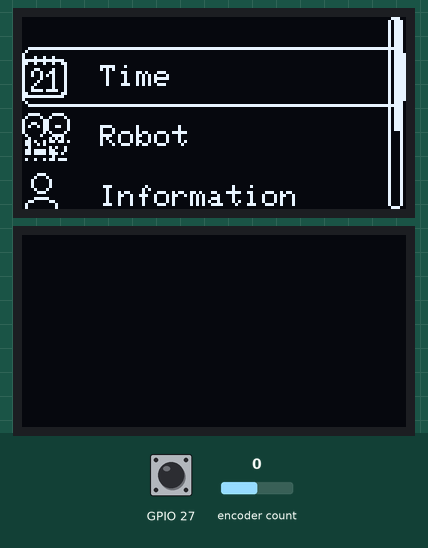
A program run on a simulated ESP32. On the bench: 2 × 128×64 one-colour display. Inputs (shaded band) come from the test bench; at power-on: encoder count 0, GPIO 27 HIGH. WiFi joins after 1.5 s; servers stay silent unless stated; the local clock reads 2024-03-15 10:24:30 at power-on unless the program sets it; what the program prints to the serial monitor is not drawn.

Above: at 4.3 s.
4.4 s: encoder count set to 1
At 5.5 s:
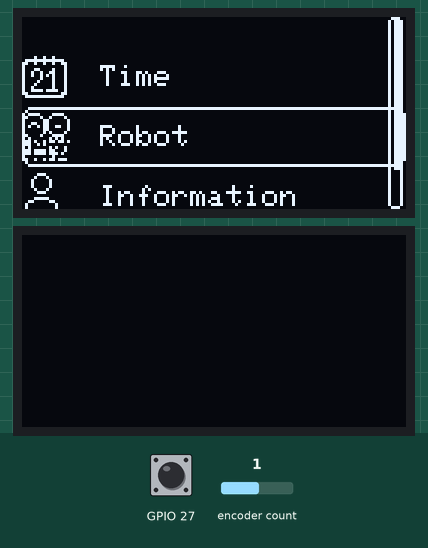
5.9 s: GPIO 27 pulled LOW for 0.15 s
At 7.2 s:
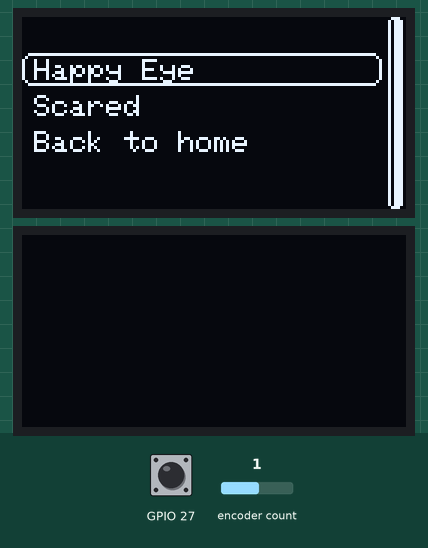
7.5 s: GPIO 27 pulled LOW for 1 s
At 8.9 s:
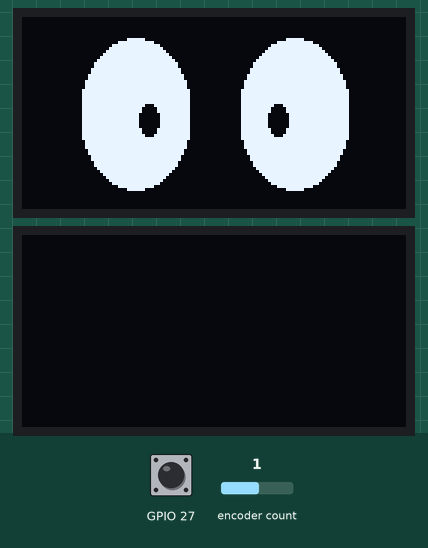
11.5 s: GPIO 27 pulled LOW for 0.15 s
At 12.3 s:
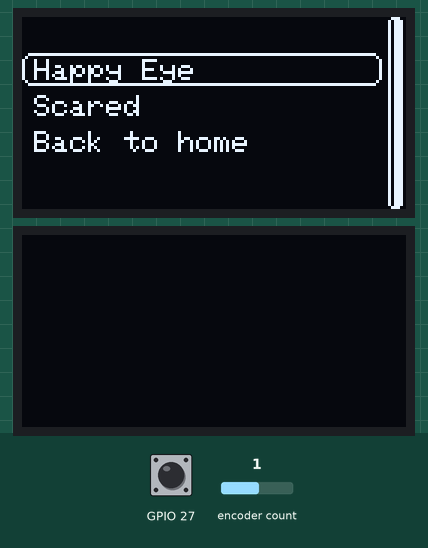
13.1 s: encoder count set to 0
At 13.7 s:
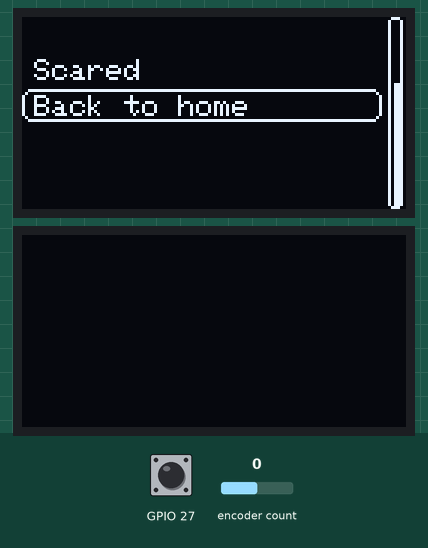
14.6 s: encoder count set to 4
At 15.9 s:
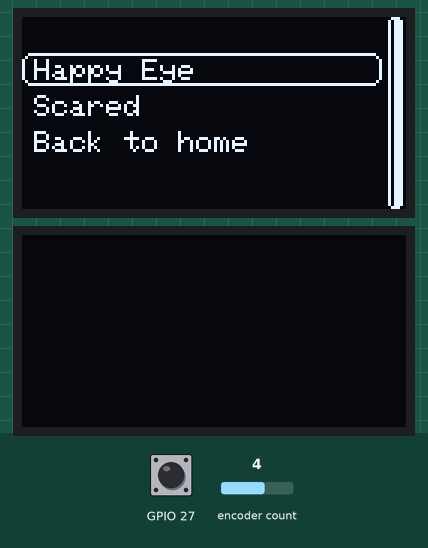
Timing chart, 0 to 17.1 s (numbered marks = the images above; inputs shaded):
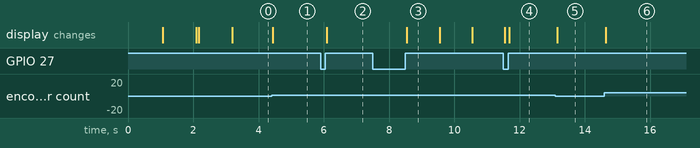

The program:

main.cpp
```cpp
#include <Adafruit_SSD1306.h>
#include "Menu.h"
#include <U8g2lib.h>
//_____________________INCLUDE NTP SERVER__________________
#define NTP_SERVER     "pool.ntp.org"
#define UTC_OFFSET     25200  // 7 hours * 3600 seconds = 25200 seconds
#define UTC_OFFSET_DST 0      // No daylight saving time in Vietnam
#include <WiFi.h>

const int SCREEN_WIDTH = 128;
const int SCREEN_HEIGHT = 64;
const int OLED_RESET = -1;
#define SCREEN_ADDRESS 0x3C ///< See datasheet for Address; 0x3D for 128x64, 0x3C for 128x32
U8G2_SSD1306_128X64_NONAME_F_HW_I2C u8g2(U8G2_R0, /* reset=*/ U8X8_PIN_NONE); // initialization for t

static const unsigned char PROGMEM image_data_EYES_FRONTarray[] = {
  // ARRAY for 2nd Array EYES_FRONT
  0x00, 0x00, 0x00, 0x00, 0x00, 0x00, 0x00, 0x00, 0x00, 0x00, 0x00, 0x00, 0x00, 0x00, 0x00, 0x00,
  0x00, 0x00, 0x00, 0x00, 0x00, 0x00, 0x00, 0x00, 0x00, 0x00, 0x00, 0x00, 0x00, 0x00, 0x00, 0x00,
  0x00, 0x00, 0x00, 0x00, 0x00, 0x00, 0x00, 0x00, 0x00, 0x00, 0x00, 0x00, 0x00, 0x00, 0x00, 0x00,
  0x00, 0x00, 0x00, 0x00, 0x00, 0x00, 0x00, 0x00, 0x00, 0x00, 0x00, 0x00, 0x00, 0x00, 0x00, 0x00,
  0x00, 0x00, 0x00, 0x00, 0x00, 0x00, 0x00, 0x00, 0x00, 0x00, 0x00, 0x00, 0x00, 0x00, 0x00, 0x00,
  0x00, 0x00, 0x00, 0x00, 0x00, 0x00, 0x00, 0x00, 0x00, 0x00, 0x00, 0x00, 0x00, 0x00, 0x00, 0x00,
  0x00, 0x00, 0x00, 0x00, 0x00, 0x00, 0x00, 0x00, 0x00, 0x00, 0x00, 0x00, 0x00, 0x00, 0x00, 0x00,
  0x00, 0x00, 0x00, 0x00, 0x1f, 0x80, 0x00, 0x00, 0x00, 0x00, 0x00, 0xfc, 0x00, 0x00, 0x00, 0x00,
  0x00, 0x00, 0x00, 0x00, 0xff, 0xf0, 0x00, 0x00, 0x00, 0x00, 0x07, 0xff, 0x80, 0x00, 0x00, 0x00,
  0x00, 0x00, 0x00, 0x03, 0xff, 0xfc, 0x00, 0x00, 0x00, 0x00, 0x1f, 0xff, 0xe0, 0x00, 0x00, 0x00,
  0x00, 0x00, 0x00, 0x07, 0xff, 0xfe, 0x00, 0x00, 0x00, 0x00, 0x3f, 0xff, 0xf0, 0x00, 0x00, 0x00,
  0x00, 0x00, 0x00, 0x0f, 0xff, 0xff, 0x00, 0x00, 0x00, 0x00, 0x7f, 0xff, 0xf8, 0x00, 0x00, 0x00,
  0x00, 0x00, 0x00, 0x1f, 0xff, 0xff, 0x80, 0x00, 0x00, 0x00, 0xff, 0xff, 0xfc, 0x00, 0x00, 0x00,
  0x00, 0x00, 0x00, 0x3f, 0xff, 0xff, 0xc0, 0x00, 0x00, 0x01, 0xff, 0xff, 0xfe, 0x00, 0x00, 0x00,
  0x00, 0x00, 0x00, 0x7f, 0xff, 0xff, 0xe0, 0x00, 0x00, 0x03, 0xff, 0xff, 0xff, 0x00, 0x00, 0x00,
  0x00, 0x00, 0x00, 0xff, 0xff, 0xff, 0xf0, 0x00, 0x00, 0x07, 0xff, 0xff, 0xff, 0x80, 0x00, 0x00,
  0x00, 0x00, 0x00, 0xff, 0xff, 0xff, 0xf0, 0x00, 0x00, 0x07, 0xff, 0xff, 0xff, 0x80, 0x00, 0x00,
  0x00, 0x00, 0x01, 0xff, 0xff, 0xff, 0xf8, 0x00, 0x00, 0x0f, 0xff, 0xff, 0xff, 0xc0, 0x00, 0x00,
  0x00, 0x00, 0x01, 0xff, 0xff, 0xff, 0xf8, 0x00, 0x00, 0x0f, 0xff, 0xff, 0xff, 0xc0, 0x00, 0x00,
  0x00, 0x00, 0x03, 0xff, 0xff, 0xff, 0xfc, 0x00, 0x00, 0x1f, 0xff, 0xff, 0xff, 0xe0, 0x00, 0x00,
  0x00, 0x00, 0x03, 0xff, 0xff, 0xff, 0xfc, 0x00, 0x00, 0x1f, 0xff, 0xff, 0xff, 0xe0, 0x00, 0x00,
  0x00, 0x00, 0x07, 0xff, 0xff, 0xff, 0xfe, 0x00, 0x00, 0x3f, 0xff, 0xff, 0xff, 0xf0, 0x00, 0x00,
  0x00, 0x00, 0x07, 0xff, 0xff, 0xff, 0xfe, 0x00, 0x00, 0x3f, 0xff, 0xff, 0xff, 0xf0, 0x00, 0x00,
  0x00, 0x00, 0x07, 0xff, 0xff, 0xff, 0xfe, 0x00, 0x00, 0x3f, 0xff, 0xff, 0xff, 0xf0, 0x00, 0x00,
  0x00, 0x00, 0x0f, 0xff, 0xff, 0xff, 0xff, 0x00, 0x00, 0x7f, 0xff, 0xff, 0xff, 0xf8, 0x00, 0x00,
  0x00, 0x00, 0x0f, 0xff, 0xff, 0xff, 0xff, 0x00, 0x00, 0x7f, 0xff, 0xff, 0xff, 0xf8, 0x00, 0x00,
  0x00, 0x00, 0x0f, 0xff, 0xff, 0xff, 0xff, 0x00, 0x00, 0x7f, 0xff, 0xff, 0xff, 0xf8, 0x00, 0x00,
  0x00, 0x00, 0x0f, 0xff, 0xff, 0xff, 0xff, 0x00, 0x00, 0x7f, 0xff, 0xff, 0xff, 0xf8, 0x00, 0x00,
  0x00, 0x00, 0x0f, 0xff, 0xff, 0xff, 0xff, 0x00, 0x00, 0x7f, 0xff, 0xff, 0xff, 0xf8, 0x00, 0x00,
  0x00, 0x00, 0x0f, 0xff, 0xff, 0x8f, 0xff, 0x00, 0x00, 0x7f, 0xf1, 0xff, 0xff, 0xf8, 0x00, 0x00,
  0x00, 0x00, 0x0f, 0xff, 0xff, 0x07, 0xff, 0x00, 0x00, 0x7f, 0xe0, 0xff, 0xff, 0xf8, 0x00, 0x00,
  0x00, 0x00, 0x0f, 0xff, 0xff, 0x07, 0xff, 0x00, 0x00, 0x7f, 0xe0, 0xff, 0xff, 0xf8, 0x00, 0x00,
  0x00, 0x00, 0x0f, 0xff, 0xfe, 0x03, 0xff, 0x00, 0x00, 0x7f, 0xc0, 0x7f, 0xff, 0xf8, 0x00, 0x00,
  0x00, 0x00, 0x0f, 0xff, 0xfe, 0x03, 0xff, 0x00, 0x00, 0x7f, 0xc0, 0x7f, 0xff, 0xf8, 0x00, 0x00,
  0x00, 0x00, 0x0f, 0xff, 0xfe, 0x03, 0xff, 0x00, 0x00, 0x7f, 0xc0, 0x7f, 0xff, 0xf8, 0x00, 0x00,
  0x00, 0x00, 0x0f, 0xff, 0xfe, 0x03, 0xff, 0x00, 0x00, 0x7f, 0xc0, 0x7f, 0xff, 0xf8, 0x00, 0x00,
  0x00, 0x00, 0x0f, 0xff, 0xfe, 0x03, 0xff, 0x00, 0x00, 0x7f, 0xc0, 0x7f, 0xff, 0xf8, 0x00, 0x00,
  0x00, 0x00, 0x0f, 0xff, 0xff, 0x07, 0xff, 0x00, 0x00, 0x7f, 0xe0, 0xff, 0xff, 0xf8, 0x00, 0x00,
  0x00, 0x00, 0x0f, 0xff, 0xff, 0x07, 0xff, 0x00, 0x00, 0x7f, 0xe0, 0xff, 0xff, 0xf8, 0x00, 0x00,
  0x00, 0x00, 0x0f, 0xff, 0xff, 0x8f, 0xff, 0x00, 0x00, 0x7f, 0xf1, 0xff, 0xff, 0xf8, 0x00, 0x00,
  0x00, 0x00, 0x0f, 0xff, 0xff, 0xff, 0xff, 0x00, 0x00, 0x7f, 0xff, 0xff, 0xff, 0xf8, 0x00, 0x00,
  0x00, 0x00, 0x07, 0xff, 0xff, 0xff, 0xfe, 0x00, 0x00, 0x3f, 0xff, 0xff, 0xff, 0xf0, 0x00, 0x00,
  0x00, 0x00, 0x07, 0xff, 0xff, 0xff, 0xfe, 0x00, 0x00, 0x3f, 0xff, 0xff, 0xff, 0xf0, 0x00, 0x00,
  0x00, 0x00, 0x07, 0xff, 0xff, 0xff, 0xfe, 0x00, 0x00, 0x3f, 0xff, 0xff, 0xff, 0xf0, 0x00, 0x00,
  0x00, 0x00, 0x03, 0xff, 0xff, 0xff, 0xfc, 0x00, 0x00, 0x1f, 0xff, 0xff, 0xff, 0xe0, 0x00, 0x00,
  0x00, 0x00, 0x03, 0xff, 0xff, 0xff, 0xfc, 0x00, 0x00, 0x1f, 0xff, 0xff, 0xff, 0xe0, 0x00, 0x00,
  0x00, 0x00, 0x01, 0xff, 0xff, 0xff, 0xf8, 0x00, 0x00, 0x0f, 0xff, 0xff, 0xff, 0xc0, 0x00, 0x00,
  0x00, 0x00, 0x01, 0xff, 0xff, 0xff, 0xf8, 0x00, 0x00, 0x0f, 0xff, 0xff, 0xff, 0xc0, 0x00, 0x00,
  0x00, 0x00, 0x00, 0xff, 0xff, 0xff, 0xf0, 0x00, 0x00, 0x07, 0xff, 0xff, 0xff, 0x80, 0x00, 0x00,
  0x00, 0x00, 0x00, 0xff, 0xff, 0xff, 0xf0, 0x00, 0x00, 0x07, 0xff, 0xff, 0xff, 0x80, 0x00, 0x00,
  0x00, 0x00, 0x00, 0x7f, 0xff, 0xff, 0xe0, 0x00, 0x00, 0x03, 0xff, 0xff, 0xff, 0x00, 0x00, 0x00,
  0x00, 0x00, 0x00, 0x3f, 0xff, 0xff, 0xc0, 0x00, 0x00, 0x01, 0xff, 0xff, 0xfe, 0x00, 0x00, 0x00,
  0x00, 0x00, 0x00, 0x1f, 0xff, 0xff, 0x80, 0x00, 0x00, 0x00, 0xff, 0xff, 0xfc, 0x00, 0x00, 0x00,
  0x00, 0x00, 0x00, 0x0f, 0xff, 0xff, 0x00, 0x00, 0x00, 0x00, 0x7f, 0xff, 0xf8, 0x00, 0x00, 0x00,
  0x00, 0x00, 0x00, 0x07, 0xff, 0xfe, 0x00, 0x00, 0x00, 0x00, 0x3f, 0xff, 0xf0, 0x00, 0x00, 0x00,
  0x00, 0x00, 0x00, 0x03, 0xff, 0xfc, 0x00, 0x00, 0x00, 0x00, 0x1f, 0xff, 0xe0, 0x00, 0x00, 0x00,
  0x00, 0x00, 0x00, 0x00, 0xff, 0xf0, 0x00, 0x00, 0x00, 0x00, 0x07, 0xff, 0x80, 0x00, 0x00, 0x00,
  0x00, 0x00, 0x00, 0x00, 0x1f, 0x80, 0x00, 0x00, 0x00, 0x00, 0x00, 0xfc, 0x00, 0x00, 0x00, 0x00,
  0x00, 0x00, 0x00, 0x00, 0x00, 0x00, 0x00, 0x00, 0x00, 0x00, 0x00, 0x00, 0x00, 0x00, 0x00, 0x00,
  0x00, 0x00, 0x00, 0x00, 0x00, 0x00, 0x00, 0x00, 0x00, 0x00, 0x00, 0x00, 0x00, 0x00, 0x00, 0x00,
  0x00, 0x00, 0x00, 0x00, 0x00, 0x00, 0x00, 0x00, 0x00, 0x00, 0x00, 0x00, 0x00, 0x00, 0x00, 0x00,
  0x00, 0x00, 0x00, 0x00, 0x00, 0x00, 0x00, 0x00, 0x00, 0x00, 0x00, 0x00, 0x00, 0x00, 0x00, 0x00,
  0x00, 0x00, 0x00, 0x00, 0x00, 0x00, 0x00, 0x00, 0x00, 0x00, 0x00, 0x00, 0x00, 0x00, 0x00, 0x00,
  0x00, 0x00, 0x00, 0x00, 0x00, 0x00, 0x00, 0x00, 0x00, 0x00, 0x00, 0x00, 0x00, 0x00, 0x00, 0x00,
};

//declare function
void connect_toWifi();
void syncTimeWithNTP();

Adafruit_SSD1306 display(SCREEN_WIDTH, SCREEN_HEIGHT, &Wire, OLED_RESET);

void setup() {
  Serial.begin(115200);
  display.begin(SSD1306_SWITCHCAPVCC, SCREEN_ADDRESS);
  connect_toWifi() ;
  //_____________SETUP WIFI_______________
  //WiFi.begin(ssid, password); /Su dung khi ra ngoai mach that
  WiFi.begin("Wokwi-GUEST", "", 6);//Su dung voi tai khoan guess cua wokki
  // Initialize and configure the time
  syncTimeWithNTP();
  // Đồng bộ thời gian từ NTP server
  if (WiFi.status() == WL_CONNECTED) {
    syncTimeWithNTP();
  } else {
    Serial.println("Using RTC for timekeeping");
  }
  u8g2.begin();
  if (!display.begin(SSD1306_SWITCHCAPVCC, 0x3C)) {
    Serial.println(F("SSD1306 allocation failed"));
    for (;;);
  }
  setup_encoder();
  display.clearDisplay();
  display.display();
  delay(1000);
  display.clearDisplay();
}

void loop() {
  rotary_loop();
  check_SubMenu();
  handle_rotary_button();
  // Kiểm tra kết nối WiFi và đồng bộ thời gian nếu cần
  if (WiFi.status() != WL_CONNECTED) {
      connect_toWifi();
    if (WiFi.status() == WL_CONNECTED) {
      syncTimeWithNTP();
    }
    delay(500);
  }
}

//_____________________________Void connect to wifi__________________
void connect_toWifi() {
  WiFi.begin("Wokwi-GUEST", "", 6);//Su dung voi tai khoan guess cua wokki
  while (WiFi.status() != WL_CONNECTED) {
    delay(1000);
    display.clearDisplay();
    display.drawBitmap(0, 0, image_data_EYES_FRONTarray, 128, 64, 1);
    display.setCursor(5, 50);
    display.println("Connecting to WiFi...");
    Serial.println("Connecting to WiFi...");
    display.display();
  }
  Serial.println("Connected to WiFi");
}

//_____________________________Sync Time ____________________________
void syncTimeWithNTP()
{
  configTime(UTC_OFFSET, UTC_OFFSET_DST, NTP_SERVER);
  struct tm timeinfo;
  if (!getLocalTime(&timeinfo)) {
    Serial.println("Failed to obtain time");
    return;
  }
  // Print the current time
  Serial.println(&timeinfo, "Time: %A, %B %d %Y %H:%M:%S");
}
```

Menu.h
```cpp
#ifndef MENU_H
#define MENU_H

#include <Adafruit_SSD1306.h>

extern Adafruit_SSD1306 display;

void displayMenu();
void rotary_loop();
void displaySubMenu();
void check_SubMenu();
void onButtonLongPress();
void onButtonShortPress();
void adjust_Brightness();
void setup_encoder();
void handle_rotary_button() ;
void graphic_weatherSystem();
void graphic_eyeRobot();
void graphic_Brightness ();
void graphic_languages() ;
void graphic_information();

#endif
```

Source omitted: Menu.cpp (data table, 42795 bytes)

Measured:
- after the input at 4.4 s, the display: changes at once (image 1)
- after the input at 5.9 s, the display: changes after 0.19 s (image 2)
- after the input at 7.5 s, the display: changes after 1.0 s (image 3)
- after the input at 11.5 s, the display: first differs from a run without the input after 0.18 s (image 4)
- after the input at 13.1 s, the display: changes after 0.05 s (image 5)
- after the input at 14.6 s, the display: changes after 0.05 s (image 6)
- what the display in image 3 shows lasts 1.0 s, from 8.5 s to 9.5 s
